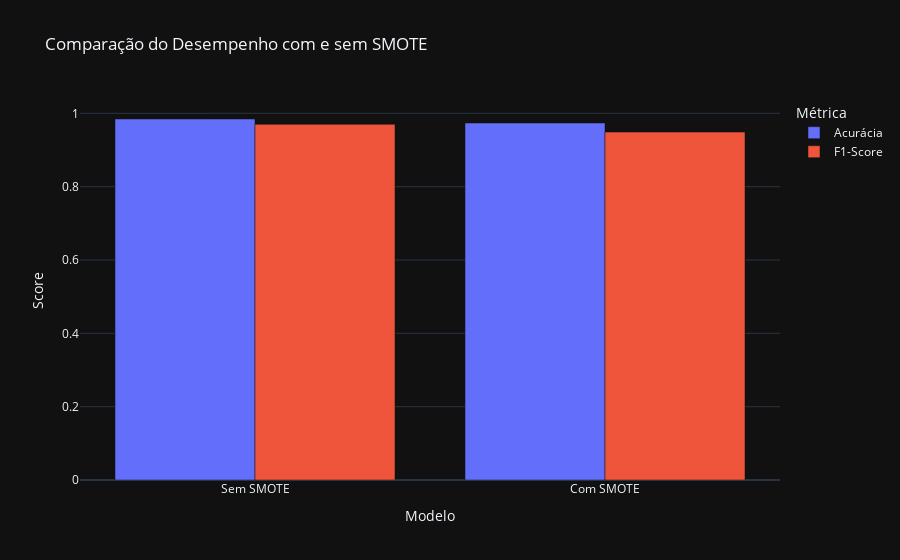

Notebook source saved alongside this figure:
### Markdown cell above
### Grafico para comparar se utilisarei o smote ou não

### Code cell
modelo_sem_smote = tree.DecisionTreeClassifier(random_state=42)
modelo_sem_smote.fit(X_train, y_train)
y_pred_sem_smote = modelo_sem_smote.predict(X_test)

# 4. Aplicar SMOTE para balancear as classes
smote = SMOTE(random_state=42)

# 5. Treinar um modelo com SMOTE
modelo_com_smote = tree.DecisionTreeClassifier(random_state=42)
modelo_com_smote.fit(X_train_smote, y_train_smote)
y_pred_com_smote = modelo_com_smote.predict(X_test)

resultados = {
    "Modelo": ["Sem SMOTE", "Com SMOTE"],
    "Acurácia": [accuracy_score(y_test, y_pred_sem_smote), accuracy_score(y_test, y_pred_com_smote)],
    "F1-Score": [f1_score(y_test, y_pred_sem_smote), f1_score(y_test, y_pred_com_smote)]
}

df_resultados = pd.DataFrame(resultados)

# 7. Criar o gráfico comparativo usando Plotly Express
fig = px.bar(df_resultados, x="Modelo", y=["Acurácia", "F1-Score"], barmode="group", 
             title="Comparação do Desempenho com e sem SMOTE",
             labels={"value": "Score", "variable": "Métrica"},
             template="plotly_dark")

# Exibir o gráfico
fig.show()

### Figure 1 — Plotly figure (JSON) as saved in the notebook; plotly's stock layout.template omitted (floating-point values rounded to 4 significant figures)
{"data": [{"alignmentgroup": "True", "hovertemplate": "Métrica=Acurácia<br>Modelo=%{x}<br>Score=%{y}<extra></extra>", "legendgroup": "Acurácia", "marker": {"color": "#636efa", "pattern": {"shape": ""}}, "name": "Acurácia", "offsetgroup": "Acurácia", "orientation": "v", "showlegend": true, "textposition": "auto", "type": "bar", "x": ["Sem SMOTE", "Com SMOTE"], "xaxis": "x", "y": [0.9846, 0.9736], "yaxis": "y"}, {"alignmentgroup": "True", "hovertemplate": "Métrica=F1-Score<br>Modelo=%{x}<br>Score=%{y}<extra></extra>", "legendgroup": "F1-Score", "marker": {"color": "#EF553B", "pattern": {"shape": ""}}, "name": "F1-Score", "offsetgroup": "F1-Score", "orientation": "v", "showlegend": true, "textposition": "auto", "type": "bar", "x": ["Sem SMOTE", "Com SMOTE"], "xaxis": "x", "y": [0.97, 0.9489], "yaxis": "y"}], "layout": {"barmode": "group", "legend": {"title": {"text": "Métrica"}, "tracegroupgap": 0}, "title": {"text": "Comparação do Desempenho com e sem SMOTE"}, "xaxis": {"anchor": "y", "domain": [0, 1], "title": {"text": "Modelo"}}, "yaxis": {"anchor": "x", "domain": [0, 1], "title": {"text": "Score"}}}}
